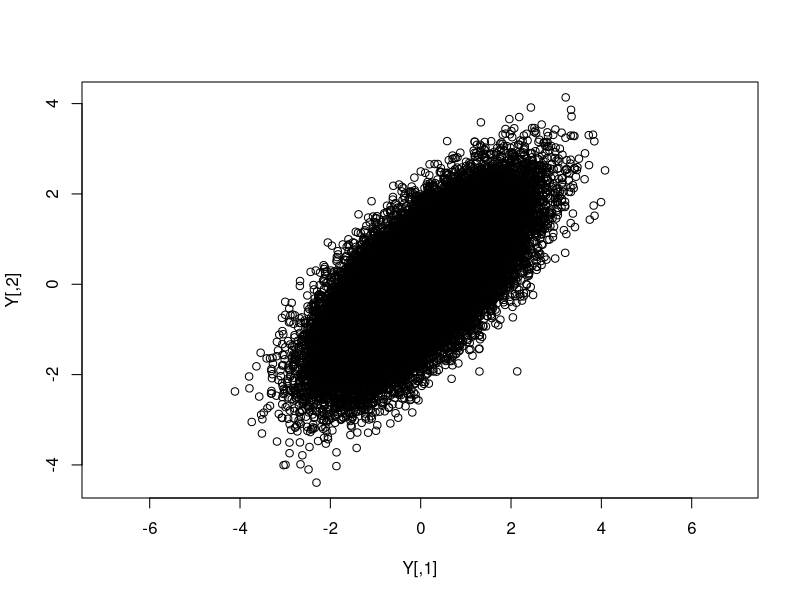

This figure's R source:
##Question 1 ####
rm(list=ls())
n = 1:1000
h = seq(-5,5,0.01)
f = 1/(pi * (1+h^2)) ##pdf
png('Cauchy.png')
plot(h,f,type='l',col=2,main="A sample from Cauchy [0,1] distribution") # target
u = runif(n)
x = tan(pi*u - pi/2) ## F cdf Empirical
hist(x,breaks=seq(min(x),max(x)+1,0.3),add=TRUE,prob=TRUE)
dev.off()

##Question 2 ####
n = 1000;
u1 = runif(n); #X
u2 = runif(n); # majorating density
#C <- max(dbeta(h,2,5,ncp=0)) + 0.1
C=3;
z = u2*C*dbeta(u1,2,5,ncp=0) # Y = Ug(X)
h = seq(-.1,1.1,0.01)
png('RejectionMethod.png')
plot(u1,z,main="A sample from beta[2,5]")
lines(h,dbeta(h,2,5,ncp=0),type='l',ylim=c(0,7),col=2,cex=1.9)
accept <- z <= dbeta(u1,2,5,ncp=0)
points(u1[accept],z[accept],col=2,cex=.8)
dev.off()

## Question 3####
n=1000; x = rnorm(n,0,1); u=runif(n); C=2;    
g = dexp(abs(x)); 
#a = 1; g = a/2*exp(-a*abs(x)); 
y =u * C*g;
h = seq(-5,5,.1)
png('DoubleExponentialDistribution.png');
plot(x,y)
lines(h,dexp(abs(h)),col=2)
i = y<=g;
points(x[i],y[i],col=2);
dev.off

##Question 4 #####
n=10;l=1;w=1; iter=9; 
#test = matrix(nrow=n,ncol=iter,data=NA);
test =numeric(n)

png('IntersectionProb.png',height= 1000, width=1000)
par(mfrow=c(3,3),pty = "m",mex=.7,pin=c(3,3),cex=0.9)
# for(i in 1:9){
# plot(x,y,xlim=c(-1,2),ylim=c(-2,2),type='n');
# abline(v=0);abline(v=1)
# }
prob = rep(0,iter)
for(j in 1:iter){
 
  plot(x,y,xlim=c(-1,2),ylim=c(-2,2),type='n')
  abline(v=0);abline(v=1)
for(i in 1:n){
  end = runif(2,0,w);
  a = runif(1,0,2*pi);
  head = numeric(2)
  head[1] = end[1] + cos(a)
  head[2] = end[2] + sin(a)
  x = c(end[1],head[1])
  y = c(end[2],head[2])
  lines(x,y,type='l',col=i, xlim=c(-1,2),ylim=c(-2,2),lwd=2)
  legend(1.2,2,1:n,lwd=rep(2.5,n),col=1:n,cex=.9)
  test[i]= head[1]>l || head[1]<0; 
  } 
prob[j] = mean(test);
#title(prob[j])
title(main = paste("Probability ", prob[j]),cex=1.2)
}
dev.off()
prob1 = mean(prob)

##Question 5 #####
N=10000; lambda = 10;
X = rpois(N,lambda);
X1 = rpois(N,lambda);
# k = X>12;
# X[y]
k <- which(X>12)
d<- diff(k)  #waiting time 
m1=mean(d)

kk <- which(X>X1)
dd <-diff(kk)
m2=mean(dd)

#unconditional
png('poission_conditional_unconditional.png',height=250,width=550)
par(mfrow=c(1,2),pty = "s",mex=.8,pin=c(2,2),cex=.9)
hist(d,breaks=seq(min(d),max(d),0.01),main="Conditional on x=12") # most waiting time<=5
abline(v=m1,col=2);
hist(dd,breaks=seq(min(dd),max(dd),0.01),main="Unconditional")
abline(v=m2,col=2)
dev.off()

prob = lambda/N;
#k1 = X<=12;
k1 <- which(X<12);
dge <- dgeom(k, prob, log = FALSE) # probability that the kth trial (out of k trials) is the first success
# prob that the first success requires k number of trials 
dge <- (1-prob)^(k-1) * prob
png('Geom.png')
plot(dge,type = "o", main = "The Geometric Distribution")
hist(dge,breaks=20,prob=TRUE)
dev.off

##Question 6 #####
n=200; lambda = 10; p = lambda/n; nn=2000;
X1 = rpois(n,lambda);mean(X1); X2 = rpois(nn,lambda);mean(X2);
median(X1); median(X2)
B <- 2000
X1.theo <- X1.boot <- matrix(nrow=n,ncol=B)

for(b in 1:B)
{
  noise=rnorm(n,0,1/sqrt(n))
  X1.theo[,b] <- rpois(n,lambda);
  X1.boot[,b] <- sample(x=X2,size=n,replace=TRUE)
}
median.theo <- apply(X1.theo,MARGIN=2,FUN=median)
median.boot <- apply(X1.boot,MARGIN=2,FUN=median)
png("median.png",height=250,width=550)
par(mfrow=c(1,2))
hist(median.theo,prob=TRUE)
lines(density(median.theo),col=2,lwd=2); 
lines(density(median.boot),lwd=2,col=3);
hist(median.boot,prob=TRUE)
lines(density(median.theo),col=2,lwd=2); 
lines(density(median.boot),lwd=2,col=3);
dev.off()
var(median.theo)
var(median.boot)
lambda/n # truth


##Question 7 #####
#standardize Gaussian: N(0,1), cov() = 0.7

sd =1 ; rho = .7
Sigma = matrix(nr=2,nc=2,data=c(sd,rho,rho,sd))
Sigma
## Choleski factorisation
U = chol(Sigma) ; L = t(U)
L
L %*% U ## just checking
# simulation
n = 50000
x1 = rnorm(n) ; x2 = rnorm(n)
X = rbind(x1,x2)
Y = L %*% X
Y = t(Y)

plot(Y,asp=1) # one data unit in the x direction is equal in length to asp * one data unit in the y direction.
## cheking that the empirical var-covar matrix is close to the target. ij = Cov(Xi ;Xj )
cov(Y)
Sigma
## cheking that empirical bivariate density
require(MASS)
png('empirical bivariate density.png',height=270,width=450)
par(mfrow=c(1,2))
image(kde2d(x1,x2),asp=TRUE) ; points(X,cex=.3,col=3)
contour(kde2d(x1,x2),add=TRUE)
image(kde2d(Y[,1],Y[,2]),asp=TRUE) ; points(Y,cex=.3,col=3)
contour(kde2d(Y[,1],Y[,2]),add=TRUE)
dev.off()
## extrate y2|y1 =0.5
Y2 = Y[,2] 
Y1 = Y[,1] 
Y2 = Y2[Y1>=.49 & Y1<=.51]
Y1 = Y1[Y1>=.49 & Y1<=.51]
Y2 = t(Y2)
Y1 = t(Y1)
YYY = rbind(Y1,Y2)
m2 = mean(Y2)
v2 = var(t(Y2))

png('EmpiricalHist_normalDensity.png')
hist(Y2,breaks=10,prob=TRUE,main="EmpiricalHist_normalDensity",xlim=c(-3,3)) #empirical
lines(density(Y2, kernel = "gaussian"),col=3,lwd=2)
lines(seq(-3,3,0.1),dnorm(seq(-3,3,0.1),m2,sd(t(Y2))),col=2,,lwd=2)
dev.off()
